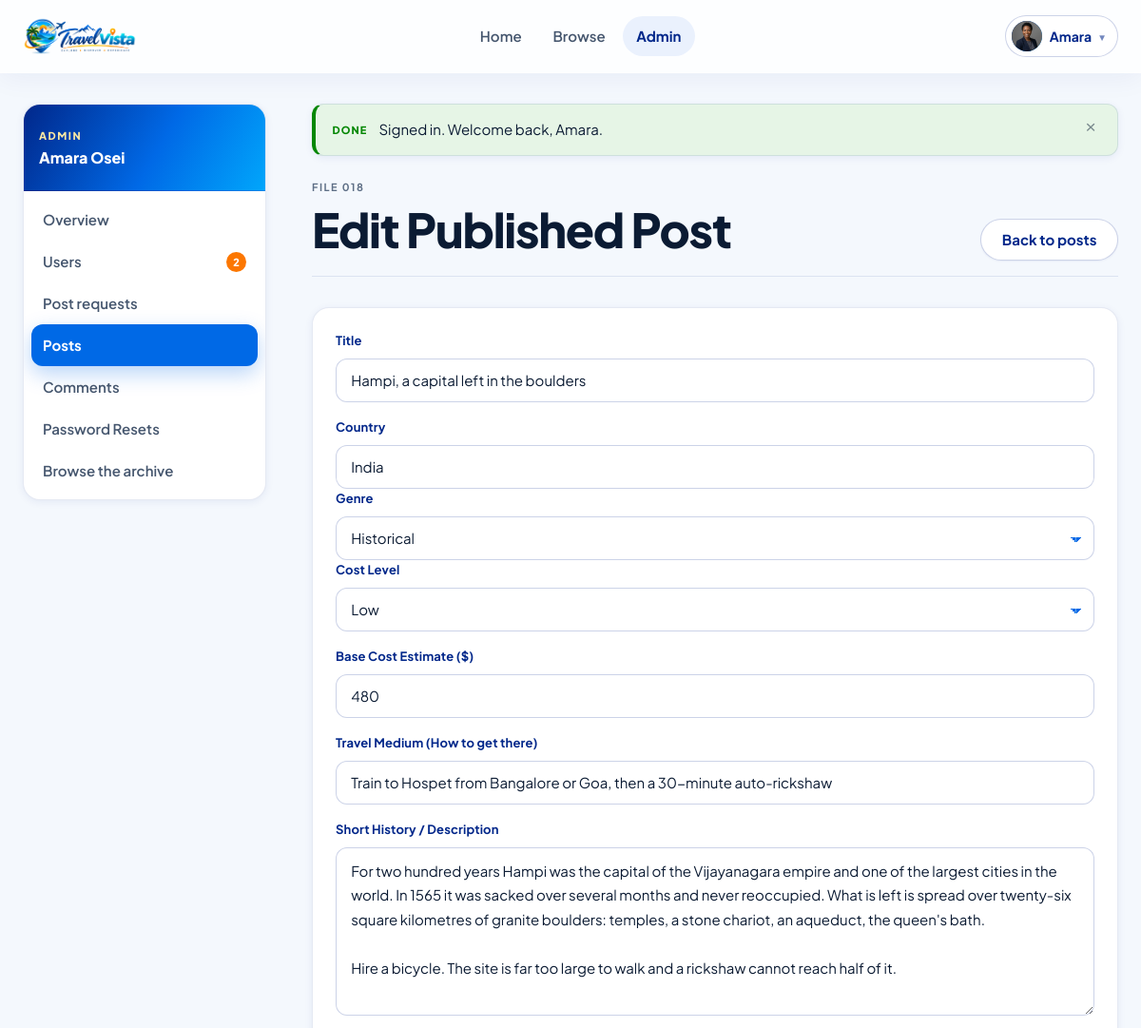
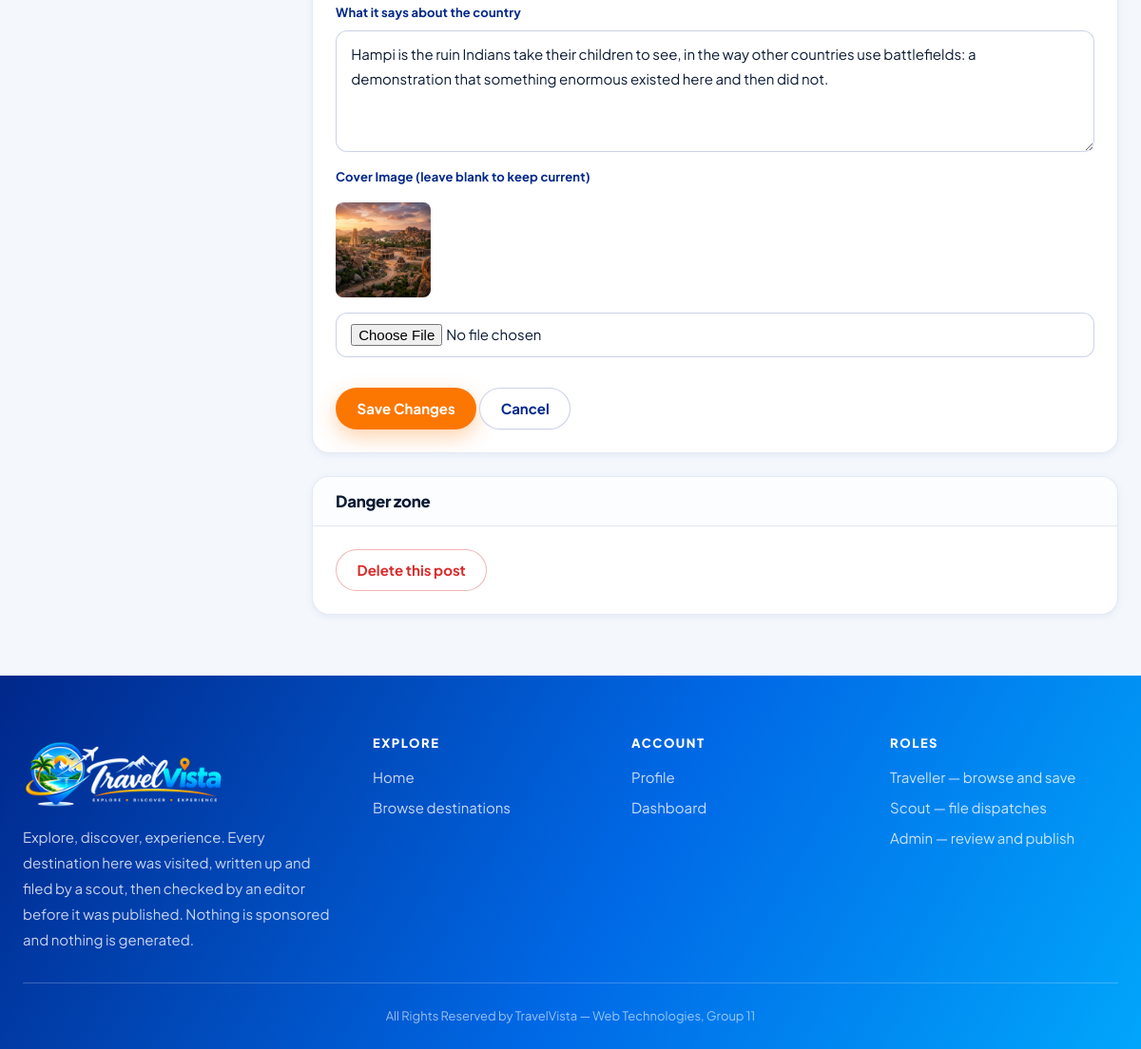
Page /?page=admin/post_edit&id=18 (signed in) on the committed database (2 pictures, top to bottom).
### tables this page shows
CREATE TABLE `users` (
  `id` int(10) unsigned NOT NULL AUTO_INCREMENT,
  `name` varchar(100) NOT NULL,
  `email` varchar(150) NOT NULL,
  `password_hash` varchar(255) NOT NULL,
  `role` enum('admin','scout','user') NOT NULL DEFAULT 'user',
  `is_verified` tinyint(1) NOT NULL DEFAULT 0,
  `profile_picture` varchar(255) DEFAULT NULL,
  `remember_token` varchar(255) DEFAULT NULL,
  `created_at` datetime NOT NULL DEFAULT current_timestamp(),
  PRIMARY KEY (`id`),
  UNIQUE KEY `uq_users_email` (`email`),
  KEY `idx_users_role` (`role`)
);

CREATE TABLE `posts` (
  `id` int(10) unsigned NOT NULL AUTO_INCREMENT,
  `scout_id` int(10) unsigned DEFAULT NULL,
  `title` varchar(180) NOT NULL,
  `short_history` text NOT NULL,
  `country` varchar(90) NOT NULL,
  `country_representation` text DEFAULT NULL,
  `genre` varchar(40) NOT NULL,
  `cost_level` enum('low','medium','high') NOT NULL DEFAULT 'medium',
  `travel_medium_info` varchar(255) NOT NULL,
  `image` varchar(255) DEFAULT NULL,
  `status` enum('pending','approved','rejected','hidden') NOT NULL DEFAULT 'approved',
  `created_at` datetime NOT NULL DEFAULT current_timestamp(),
  `updated_at` datetime NOT NULL DEFAULT current_timestamp() ON UPDATE current_timestamp(),
  PRIMARY KEY (`id`),
  KEY `idx_posts_scout` (`scout_id`),
  KEY `idx_posts_status` (`status`),
  KEY `idx_posts_country` (`country`),
  KEY `idx_posts_genre` (`genre`),
  KEY `idx_posts_cost` (`cost_level`),
  CONSTRAINT `fk_posts_scout` FOREIGN KEY (`scout_id`) REFERENCES `users` (`id`) ON DELETE CASCADE ON UPDATE CASCADE
);

### app/Views/admin/post_edit.php (the view, shortened to what the rows shown need)
<?php
$formData = !empty($old) ? array_merge($post, $old) : $post;
?>
<div class="wrap shell">
    <?php require APP_ROOT . '/app/Views/layouts/sidenav_admin.php'; ?>
    <div class="shell__main">
        <?php require APP_ROOT . '/app/Views/layouts/flash.php'; ?>
        <div class="page-head">
            <div>
                <span class="eyebrow"><?= e(file_number((int) $post['id'])) ?></span>
                <h1>Edit Published Post</h1>
            </div>
            <a class="btn btn--ghost" href="<?= e(url('?page=admin/posts')) ?>">Back to posts</a>
        </div>
        <div class="panel">
            <div class="panel__body">
                <form action="<?= e(url('?page=admin/post_update')) ?>" method="post" enctype="multipart/form-data" class="form">
                    <div class="field">
                        <label class="field__label" for="title">Title</label>
                        <input class="input" type="text" id="title" name="title"
                               value="<?= e($formData['title']) ?>" required>
                    </div>
                    <div class="field-row">
                        <div class="field">
                            <label class="field__label" for="country">Country</label>
                            <input class="input" type="text" id="country" name="country"
                                   value="<?= e($formData['country']) ?>" required>
                        </div>
                        <div class="field">
                            <label class="field__label" for="genre">Genre</label>
                            <select class="select" id="genre" name="genre" required>
                                <?php foreach (GENRES as $g): ?>
                                    <option value="<?= e($g) ?>" <?= $formData['genre'] === $g ? 'selected' : '' ?>><?= e(ucfirst($g)) ?></option>
                                <?php endforeach; ?>
                            </select>
                        </div>
                        <div class="field">
                            <label class="field__label" for="cost_level">Cost Level</label>
                            <select class="select" id="cost_level" name="cost_level" required>
                                <?php foreach (COST_LEVELS as $c): ?>
                                    <option value="<?= e($c) ?>" <?= $formData['cost_level'] === $c ? 'selected' : '' ?>><?= e(ucfirst($c)) ?></option>
                                <?php endforeach; ?>
                            </select>
                        </div>
                    </div>
                    <div class="field">
                        <label class="field__label" for="base_cost">Base Cost Estimate ($)</label>
                        <input class="input" type="number" id="base_cost" name="base_cost" step="0.01"
                               value="<?= e(isset($baseCost) ? $baseCost : '') ?>"
                               placeholder="Leave blank to use default">
                    </div>
                    <div class="field">
                        <label class="field__label" for="travel_medium_info">Travel Medium (How to get there)</label>
                        <input class="input" type="text" id="travel_medium_info" name="travel_medium_info"
                               value="<?= e($formData['travel_medium_info']) ?>" required>
                    </div>
                    <div class="field">
                        <label class="field__label" for="short_history">Short History / Description</label>
                        <textarea class="textarea" id="short_history" name="short_history" rows="6" required><?= e($formData['short_history']) ?></textarea>
                    </div>
                    <div class="field">
                        <label class="field__label" for="country_representation">What it says about the country</label>
                        <textarea class="textarea" id="country_representation" name="country_representation" rows="3"><?= e($formData['country_representation']) ?></textarea>
                    </div>
                    <div class="field">
                        <label class="field__label" for="image">Cover Image (leave blank to keep current)</label>
                        <?php if (!empty($post['image'])): ?>
                            <div class="current-image">
                                <img src="<?= e(post_cover($post['image'], $post['genre'])) ?>" alt="Current cover">
                            </div>
                        <?php endif; ?>
                        <input class="input" type="file" id="image" name="image" accept="image/jpeg,image/png,image/webp">
                    </div>
                    <div class="field-row mt-4">
                        <button class="btn btn--primary" type="submit">Save Changes</button>
                        <a class="btn btn--ghost" href="<?= e(url('?page=admin/posts')) ?>">Cancel</a>
                    </div>
                </form>
            </div>
        </div>
        <div class="panel mt-4">
            <div class="panel__head">
                <h2 class="panel__title">Danger zone</h2>
            </div>
            <div class="panel__body">
                <form method="post" action="<?= e(url('?page=admin/post_update')) ?>"
                      data-confirm="Delete this post permanently?">
                    <button class="btn btn--danger" type="submit">Delete this post</button>
                </form>
            </div>
        </div>
    </div>
</div>

### app/Views/layouts/header.php (shortened to what the rows shown need)
<?php
$title      = isset($pageTitle) ? $pageTitle : APP_NAME;
$user       = current_user();
$role       = user_role();
$verified   = $user ? (bool) $user['is_verified'] : false;
?>
<!DOCTYPE html>
<html lang="en">
<head>
    <link rel="stylesheet" href="<?= e(asset('css/global.css')) ?>">
</head>
<body class="page-<?= e(str_replace(' ', '-', strtolower($title))) ?>">
<header class="topbar" id="topbar">
    <div class="topbar__inner wrap">
        <a class="brand" href="<?= e(url('?page=home')) ?>" aria-label="<?= e(APP_NAME) ?> home">
            <img class="brand__logo" src="<?= e(asset('images/brand/logo.png')) ?>" alt="<?= e(APP_NAME) ?>">
        </a>
        <nav class="topbar__nav" id="topbarNav" aria-label="Main">
            <a class="topbar__link <?= nav_active('?page=home') ? 'is-active' : '' ?>"
               href="<?= e(url('?page=home')) ?>">Home</a>
            <?php if ($verified): ?>
                <a class="topbar__link <?= nav_active('?page=browse') || nav_active('?page=post') ? 'is-active' : '' ?>"
                   href="<?= e(url('?page=browse')) ?>">Browse</a>
            <?php endif; ?>
            <?php if ($role === 'admin' && $verified): ?>
                <a class="topbar__link <?= str_starts_with(isset($_GET['page']) ? $_GET['page'] : '', 'admin/') ? 'is-active' : '' ?>"
                   href="<?= e(url('?page=admin/dashboard')) ?>">Admin</a>
            <?php endif; ?>
            <div class="topbar__actions">
                <?php if ($user === null): ?>
                    <a class="btn btn--ghost btn--sm" href="<?= e(url('?page=login')) ?>">Sign in</a>
                    <a class="btn btn--primary btn--sm" href="<?= e(url('?page=register')) ?>">Create account</a>
                <?php else: ?>
                    <div class="usermenu" id="userMenu">
                        <button class="usermenu__trigger" type="button" id="userMenuBtn"
                                aria-expanded="false" aria-haspopup="true">
                            <?php $avatar = avatar_url($user['profile_picture']); ?>
                            <?php if ($avatar): ?>
                                <img class="avatar" src="<?= e($avatar) ?>" alt="">
                            <?php else: ?>
                                <span class="avatar" aria-hidden="true"><?= e(initial($user['name'])) ?></span>
                            <?php endif; ?>
                            <span><?= e(strtok($user['name'], ' ')) ?></span>
                            <span class="usermenu__caret" aria-hidden="true">&#9662;</span>
                        </button>
                    </div>
                <?php endif; ?>
            </div>
        </nav>
    </div>
</header>
<main id="main">

### app/Views/layouts/sidenav_admin.php (shortened to what the rows shown need)
<?php
$navUserCounts    = User::counts();
?>
<aside class="sidenav">
    <div class="sidenav__head">
        <div class="sidenav__role">Admin</div>
        <div class="sidenav__name"><?= e($user['name']) ?></div>
    </div>
    <nav class="sidenav__list" aria-label="Admin">
        <a class="sidenav__link <?= nav_active('?page=admin/dashboard') ? 'is-active' : '' ?>"
           href="<?= e(url('?page=admin/dashboard')) ?>">Overview</a>
        <a class="sidenav__link <?= nav_active('?page=admin/users') ? 'is-active' : '' ?>"
           href="<?= e(url('?page=admin/users')) ?>">
            Users
            <?php if ($navUserCounts['unverified'] > 0): ?>
                <span class="sidenav__badge sidenav__badge--alert"><?= (int) $navUserCounts['unverified'] ?></span>
            <?php endif; ?>
        </a>
        <a class="sidenav__link <?= nav_active('?page=admin/requests') || nav_active('?page=admin/review') ? 'is-active' : '' ?>"
           href="<?= e(url('?page=admin/requests')) ?>">
            Post requests
        </a>
        <a class="sidenav__link <?= nav_active('?page=admin/posts') || nav_active('?page=admin/post_edit') ? 'is-active' : '' ?>"
           href="<?= e(url('?page=admin/posts')) ?>">Posts</a>
        <a class="sidenav__link <?= nav_active('?page=admin/comments') ? 'is-active' : '' ?>"
           href="<?= e(url('?page=admin/comments')) ?>">Comments</a>
        <a class="sidenav__link <?= nav_active('?page=admin/resets') ? 'is-active' : '' ?>"
           href="<?= e(url('?page=admin/resets')) ?>">
            Password Resets
        </a>
        <a class="sidenav__link" href="<?= e(url('?page=browse')) ?>">Browse the archive</a>
    </nav>
</aside>

### rows in the picture
users: profile_picture (picture), name "Amara", name "Amara Osei"
posts: id "FILE 018", title "Hampi, a capital left in the boulders", country "India", genre "Historical", cost_level "Low", travel_medium_info "Train to Hospet from Bangalore or Goa, then a 30-minute auto-rickshaw", short_history "For two hundred years Hampi was the capital of the Vijayanagara empire and one of the largest cities in the world. In 1565 it was sacked over several months and never reoccupied. What is left is spread over twenty-six square kilometres of granite boulders: temples, a stone chariot, an aqueduct, the queen's bath. Hire a bicycle. The site is far too large to walk and a rickshaw cannot reach half of it.", country_representation "Hampi is the ruin Indians take their children to see, in the way other countries use battlefields: a demonstration that something enormous existed here and then did not.", image+genre (picture)

### other values in the picture
$navUserCounts['unverified'] "2"
$marks[$type] "DONE"
$item['message'] "Signed in. Welcome back, Amara."
APP_NAME "TravelVista"
